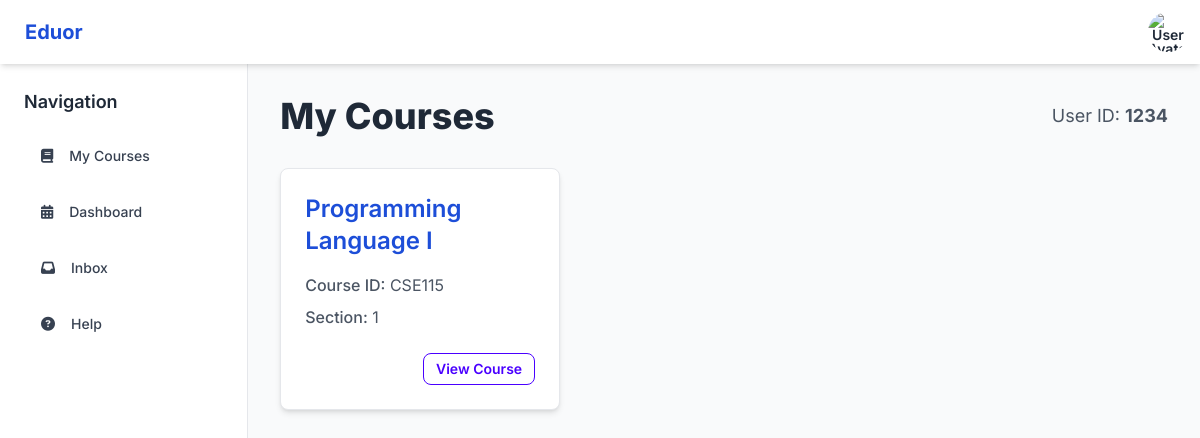
Screenshot of /Courses/viewcourse.php (signed in) with the database file from the repository.
### tables this page shows
CREATE TABLE `enrolled` (
  `CourseID` varchar(12) NOT NULL,
  `UserID` varchar(12) NOT NULL,
  `Role` varchar(20) NOT NULL,
  `Section` int(2) DEFAULT NULL
);

CREATE TABLE `courses` (
  `CourseID` varchar(12) NOT NULL,
  `CourseName` varchar(50) DEFAULT NULL,
  `Description` varchar(100) DEFAULT NULL,
  `credits` int(3) DEFAULT NULL
);

### Courses/viewcourse.php (the view, shortened to what this page needs)
<?php
$userID = $_SESSION['UserID'];
$db = new Database();
$conn = $db->getConnection();
$enrolledCourses = [];
try {
    $sql = "SELECT e.CourseID, e.Section, c.CourseName
            FROM enrolled e
            JOIN courses c ON e.CourseID = c.CourseID
            WHERE e.UserID = ? AND e.Role = 'Student'
            ORDER BY c.CourseName, e.Section";
    $stmt = $conn->prepare($sql);
    $stmt->bind_param("i", $userID);
    $stmt->execute();
    $result = $stmt->get_result();
    while ($row = $result->fetch_assoc()) {
        $enrolledCourses[] = $row;
    }
} catch (Exception $e) {
    error_log("Error fetching enrolled courses: " . $e->getMessage());
    $error = "Could not retrieve your courses. Please try again later.";
}
?>
<!DOCTYPE html>
<html lang="en" data-theme="light">
<head>
    <link href="https://cdn.jsdelivr.net/npm/daisyui@4.12.14/dist/full.min.css" rel="stylesheet" />
    <script src="https://cdn.tailwindcss.com"></script>
    <link href="https://cdnjs.cloudflare.com/ajax/libs/font-awesome/6.5.0/css/all.min.css" rel="stylesheet" />
</head>
<body class="bg-gray-100">
    <div class="navbar bg-base-100 shadow-md z-10">
        <div class="flex-1">
            <a class="btn btn-ghost text-xl font-bold text-blue-700" href="course_selection.php">Eduor</a>
        </div>
        <div class="flex-none gap-2">
            <div class="dropdown dropdown-end">
                <div tabindex="0" role="button" class="btn btn-ghost btn-circle avatar">
                    <div class="w-10 rounded-full">
                        <img alt="User Avatar" src="https://daisyui.com/images/stock/photo-1534528741775-53994a69daeb.jpg" />
                    </div>
                </div>
            </div>
        </div>
    </div>
    <div class="main-container">
        <div class="sidebar">
            <div class="space-y-4">
                <h2 class="text-lg font-semibold text-gray-800">Navigation</h2>
                <ul class="menu p-0 space-y-2">
                    <li><a href="viewcourse.php" class="btn btn-ghost w-full justify-start text-gray-700 font-medium hover:bg-gray-200">
                        <i class="fa fa-book mr-2"></i> My Courses
                    </a></li>
                    <li><a href="../dash.php" class="btn btn-ghost w-full justify-start text-gray-700 font-medium hover:bg-gray-200">
                        <i class="fa fa-calendar-alt mr-2"></i> Dashboard
                    </a></li>
                    <li><a href="#" class="btn btn-ghost w-full justify-start text-gray-700 font-medium hover:bg-gray-200">
                        <i class="fa fa-inbox mr-2"></i> Inbox
                    </a></li>
                    <li><a href="#" class="btn btn-ghost w-full justify-start text-gray-700 font-medium hover:bg-gray-200">
                        <i class="fa fa-question-circle mr-2"></i> Help
                    </a></li>
                </ul>
            </div>
        </div>
        <div class="content-area">
            <div class="max-w-4xl mx-auto">
                <div class="flex justify-between items-center mb-8">
                    <h1 class="text-4xl font-extrabold text-gray-800">My Courses</h1>
                    <span class="text-lg text-gray-600">User ID: <span class="font-bold"><?php echo htmlspecialchars($userID); ?></span></span>
                </div>
                <?php if (isset($error)): ?>
                    <div class="alert alert-error mb-6">
                        <svg xmlns="http://www.w3.org/2000/svg" class="stroke-current shrink-0 h-6 w-6" fill="none" viewBox="0 0 24 24"><path stroke-linecap="round" stroke-linejoin="round" stroke-width="2" d="M10 14l2-2m0 0l2-2m-2 2l-2-2m2 2l2 2m7-2a9 9 0 11-18 0 9 9 0 0118 0z" /></svg>
                        <span><?php echo htmlspecialchars($error); ?></span>
                    </div>
                <?php elseif (empty($enrolledCourses)): ?>
                    <div class="text-center text-gray-600 text-lg p-10 bg-gray-50 rounded-lg">
                        You are not enrolled in any courses as a student.
                    </div>
                <?php else: ?>
                    <div class="grid grid-cols-1 md:grid-cols-2 lg:grid-cols-3 gap-6">
                        <?php foreach ($enrolledCourses as $course): ?>
                            <a href="coursedetail.php?courseID=<?php echo urlencode($course['CourseID']); ?>&section=<?php echo urlencode($course['Section']); ?>"
                               class="card w-full bg-base-100 shadow-md hover:shadow-lg transition-shadow duration-300 rounded-lg overflow-hidden border border-gray-200">
                                <div class="card-body p-6">
                                    <h2 class="card-title text-2xl font-semibold text-blue-700 mb-2">
                                        <?php echo htmlspecialchars($course['CourseName']); ?>
                                    </h2>
                                    <p class="text-gray-600">
                                        <span class="font-medium">Course ID:</span> <?php echo htmlspecialchars($course['CourseID']); ?>
                                    </p>
                                    <p class="text-gray-600">
                                        <span class="font-medium">Section:</span> <?php echo htmlspecialchars($course['Section']); ?>
                                    </p>
                                    <div class="card-actions justify-end mt-4">
                                        <button class="btn btn-sm btn-primary btn-outline">View Course</button>
                                    </div>
                                </div>
                            </a>
                        <?php endforeach; ?>
                    </div>
                <?php endif; ?>
            </div>
        </div>
    </div>
</body>
</html>

### Courses/viewcourse.php (style rules this page uses)
body { font-family: 'Inter', sans-serif; display: flex; flex-direction: column; min-height: 100vh; }
.main-container { display: flex; flex-grow: 1; }
.sidebar { width: 250px; background-color: #ffffff; border-right: 1px solid #e5e7eb; padding: 1.5rem; position: sticky; top: 0; height: 100vh; overflow-y: auto; display: flex; flex-direction: column; }
.content-area { flex-grow: 1; padding: 2rem; background-color: #f9fafb; }

### rows the page displays
enrolled: CourseID.CourseName "Programming Language I", CourseID "CSE115", Section "1"

### other values shown
$userID "1234"
